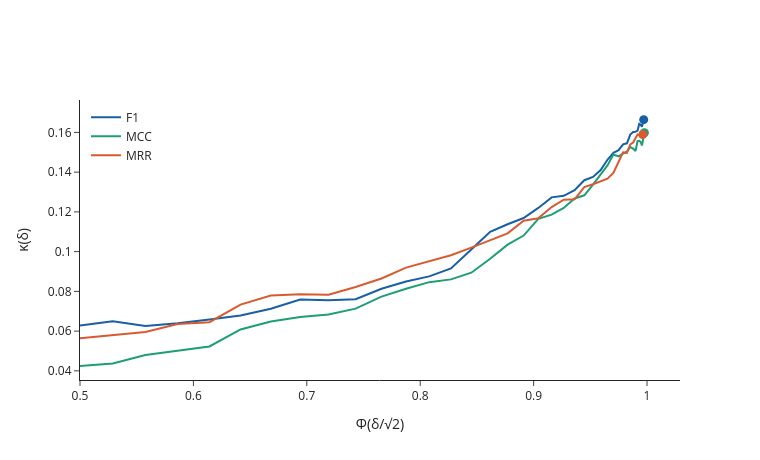

Source (notebook cell):
### Code cell
import numpy as np
import plotly.graph_objects as go
from math import erf

# assumes changes, f1, mcc, mrr, theta_star are in scope

ALPHA = (2, 18)  # false discovery on positive nodes      (mean 0.10)
BETA = (2, 38)  # change defective among negative labels  (mean 0.05)
DELTA = (4, 6)  # defect density in false negatives       (mean 0.40)

M = 300
GRID = np.linspace(0.0, 4.0, 40)
auroc = 0.5 * (1.0 + np.array([erf(d / 2.0) for d in GRID]))  # AUROC = Phi(delta/sqrt2)

C = changes(120, rng=np.random.default_rng(0))

fig = go.Figure()
for metric, name, col in [
    (f1, "F1", "#185FA5"),
    (mcc, "MCC", "#1D9E75"),
    (mrr, "MRR", "#D85A30"),
]:
    level, kappa, kstar = theta_star(
        C,
        GRID,
        metric=metric,
        M=M,
        alpha=ALPHA,
        beta=BETA,
        delta=DELTA,
        rng=np.random.default_rng(1),
    )
    j = int(np.argmax(kappa))
    fig.add_trace(
        go.Scatter(
            x=auroc, y=kappa, mode="lines", name=name, line=dict(color=col, width=2)
        )
    )
    fig.add_trace(
        go.Scatter(
            x=[auroc[j]],
            y=[kstar],
            mode="markers",
            marker=dict(color=col, size=9),
            showlegend=False,
        )
    )

fig.update_layout(
    xaxis_title="Φ(δ/√2)",
    yaxis_title="κ(δ)",
    template="simple_white",
    width=760,
    height=460,
    legend=dict(x=0.01, y=0.99),
)
fig.show()
# fig.write_image("third/resolution-curve.pdf")   # needs kaleido

### Figure 1 — Plotly figure (JSON) as saved in the notebook; plotly's stock layout.template omitted (floating-point values rounded to 4 significant figures)
{"data": [{"line": {"color": "#185FA5", "width": 2}, "mode": "lines", "name": "F1", "type": "scatter", "x": [0.5, 0.5289, 0.5577, 0.5861, 0.6141, 0.6416, 0.6683, 0.6942, 0.7191, 0.743, 0.7658, 0.7875, 0.8079, 0.8271, 0.845, 0.8617, 0.8771, 0.8912, 0.9041, 0.9159, 0.9265, 0.9361, 0.9447, 0.9523, 0.9591, 0.9651, 0.9703, 0.9749, 0.9789, 0.9823, 0.9852, 0.9877, 0.9899, 0.9917, 0.9932, 0.9944, 0.9955, 0.9964, 0.9971, 0.9977], "y": [0.06284, 0.06493, 0.06253, 0.06392, 0.06584, 0.06785, 0.07124, 0.07586, 0.0755, 0.07607, 0.0813, 0.08493, 0.08754, 0.09155, 0.1011, 0.1099, 0.1138, 0.1169, 0.122, 0.1273, 0.1281, 0.1309, 0.1359, 0.1376, 0.1411, 0.1462, 0.1498, 0.1511, 0.154, 0.1545, 0.1589, 0.1602, 0.1603, 0.1609, 0.1643, 0.1639, 0.1628, 0.1653, 0.1664, 0.1651]}, {"marker": {"color": "#185FA5", "size": 9}, "mode": "markers", "showlegend": false, "type": "scatter", "x": [0.9971], "y": [0.1664]}, {"line": {"color": "#1D9E75", "width": 2}, "mode": "lines", "name": "MCC", "type": "scatter", "x": [0.5, 0.5289, 0.5577, 0.5861, 0.6141, 0.6416, 0.6683, 0.6942, 0.7191, 0.743, 0.7658, 0.7875, 0.8079, 0.8271, 0.845, 0.8617, 0.8771, 0.8912, 0.9041, 0.9159, 0.9265, 0.9361, 0.9447, 0.9523, 0.9591, 0.9651, 0.9703, 0.9749, 0.9789, 0.9823, 0.9852, 0.9877, 0.9899, 0.9917, 0.9932, 0.9944, 0.9955, 0.9964, 0.9971, 0.9977], "y": [0.04243, 0.0437, 0.04802, 0.05019, 0.05227, 0.06084, 0.06479, 0.06706, 0.06835, 0.07131, 0.07737, 0.08128, 0.08464, 0.08603, 0.0894, 0.0964, 0.1035, 0.1081, 0.1165, 0.1186, 0.122, 0.1268, 0.1283, 0.1337, 0.1385, 0.1434, 0.1489, 0.1479, 0.1494, 0.1503, 0.1527, 0.1518, 0.1506, 0.1557, 0.1558, 0.1552, 0.1534, 0.156, 0.1593, 0.1598]}, {"marker": {"color": "#1D9E75", "size": 9}, "mode": "markers", "showlegend": false, "type": "scatter", "x": [0.9977], "y": [0.1598]}, {"line": {"color": "#D85A30", "width": 2}, "mode": "lines", "name": "MRR", "type": "scatter", "x": [0.5, 0.5289, 0.5577, 0.5861, 0.6141, 0.6416, 0.6683, 0.6942, 0.7191, 0.743, 0.7658, 0.7875, 0.8079, 0.8271, 0.845, 0.8617, 0.8771, 0.8912, 0.9041, 0.9159, 0.9265, 0.9361, 0.9447, 0.9523, 0.9591, 0.9651, 0.9703, 0.9749, 0.9789, 0.9823, 0.9852, 0.9877, 0.9899, 0.9917, 0.9932, 0.9944, 0.9955, 0.9964, 0.9971, 0.9977], "y": [0.05639, 0.05799, 0.05956, 0.06356, 0.06449, 0.07335, 0.0779, 0.07853, 0.07829, 0.08217, 0.08648, 0.09196, 0.09533, 0.0982, 0.102, 0.1057, 0.1092, 0.1155, 0.1168, 0.1224, 0.1261, 0.1263, 0.1325, 0.1339, 0.1355, 0.1367, 0.1396, 0.1455, 0.15, 0.1497, 0.154, 0.1549, 0.1568, 0.1589, 0.1586, 0.1575, 0.1574, 0.159, 0.158, 0.158]}, {"marker": {"color": "#D85A30", "size": 9}, "mode": "markers", "showlegend": false, "type": "scatter", "x": [0.9964], "y": [0.159]}], "layout": {"height": 460, "legend": {"x": 0.01, "y": 0.99}, "width": 760, "xaxis": {"title": {"text": "Φ(δ/√2)"}}, "yaxis": {"title": {"text": "κ(δ)"}}}}
